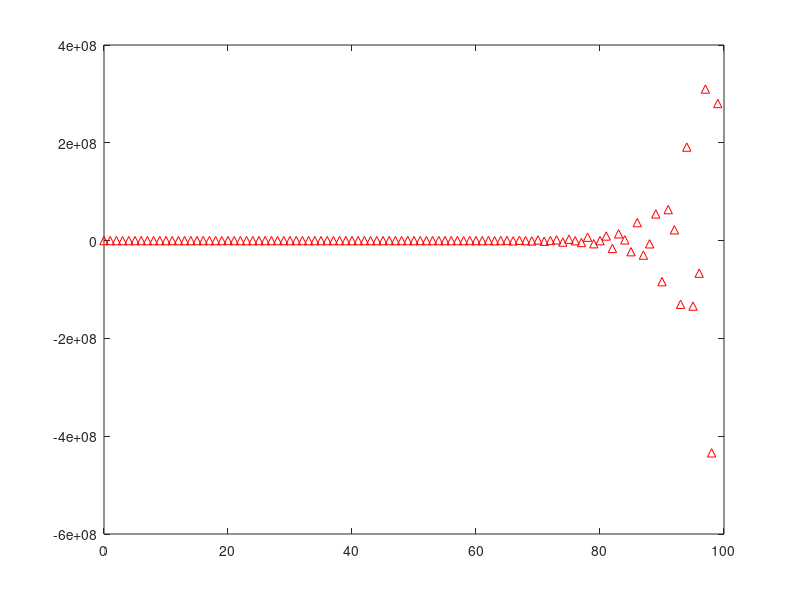

Recreate this plot in MATLAB.
num = [0.9 0.7 0.1 1 0.5]; 
den = [1 0.5 0 -0.2 2 1]; 
L = 100; 
x = impz(num,den,L) ;
impz(num,den,L) ;
 [A,p,k]=residuez(num,den)